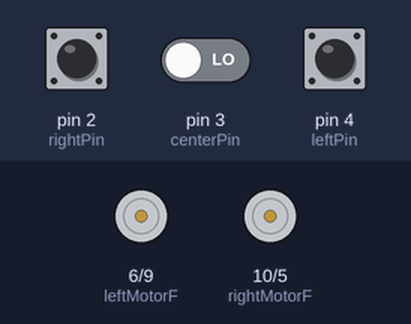
This sketch was run on a simulated Arduino Uno, built with avr-gcc and run on an emulated ATmega328P. Parts: motor-driver pin pairs drawn as motors (green arrow = first pin HIGH = forward, orange = second pin HIGH = backward, longer = more drive). The test bench sets the inputs (shaded band); at power-on: pin 2 (rightPin) LOW, pin 4 (leftPin) LOW, pin 3 (centerPin) LOW.

Above: at 1.2 s.
1.3 s: pin 2 (rightPin) pulled HIGH for 0.15 s
At 1.37 s:
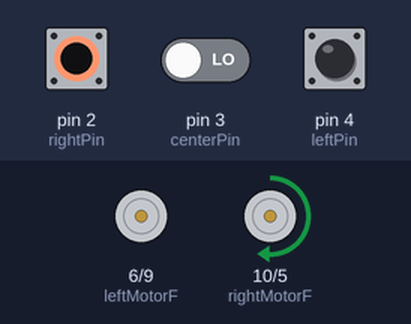
2.9 s: pin 4 (leftPin) pulled HIGH for 0.15 s
At 2.97 s:
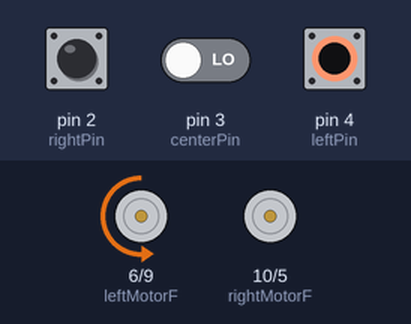
4.5 s: pin 4 (leftPin) pulled HIGH for 3.2 s
At 8.8 s:
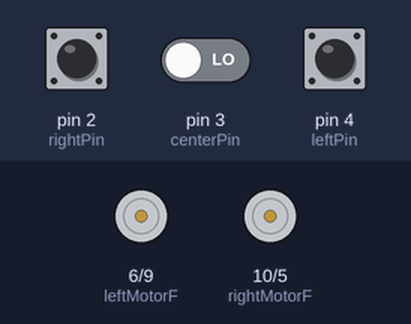
9.2 s: pin 2 (rightPin) pulled HIGH for 1 s
At 10.0 s:
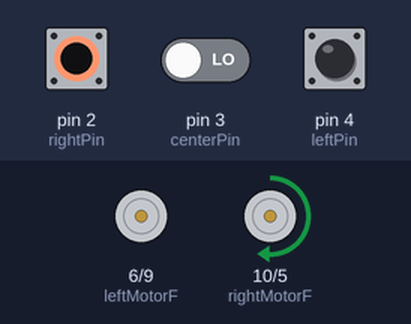
11.7 s: pin 2 (rightPin) pulled HIGH for 3.2 s
At 15.5 s:
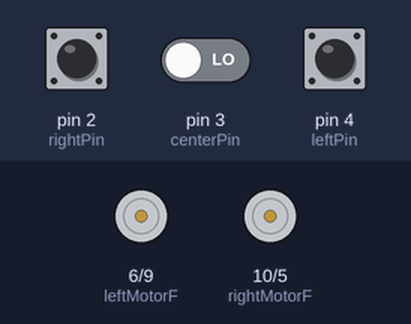
16.4 s: pin 2 (rightPin) driven HIGH and pin 4 (leftPin) driven HIGH
At 17.8 s:
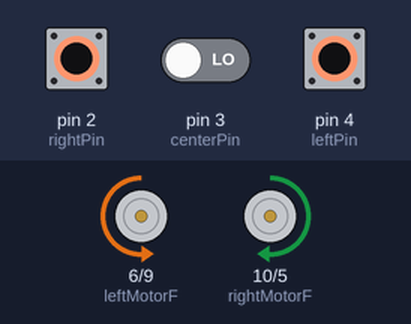
Timing chart, 0 to 18.9 s (numbered marks = the images above; inputs shaded):
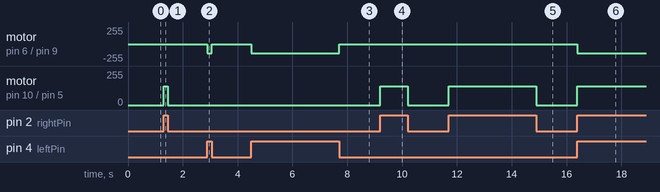

The sketch:

lineFollower.ino
```cpp
//setting the sensors pins
int rightPin=2;
int centerPin=3;
int leftPin=4;
//setting the motors driver pins
int rightMotorF=10;
int rightMotorB=5;
int leftMotorF=6;
int leftMotorB=9;
//stop both motors
void Stop(){
  analogWrite(rightMotorF, 0);
  analogWrite(leftMotorB, 0);
  analogWrite(rightMotorF, 0);
  analogWrite(leftMotorB, 0);
}
//move both motors forward
void Forward(){
  analogWrite(rightMotorF, 140);
  analogWrite(leftMotorB, 140);
  analogWrite(rightMotorF, 140);
  analogWrite(leftMotorB, 140);
}
//move both motors backwards
void Backward(){
  analogWrite(rightMotorF, 0);
  analogWrite(leftMotorB, 0);
  analogWrite(rightMotorF, 140);
  analogWrite(leftMotorB, 140);
}
//move the right motor forward to turn right
void Right(){
  analogWrite(rightMotorF, 140);
  analogWrite(leftMotorB, 0);
  analogWrite(rightMotorF, 140);
  analogWrite(leftMotorB, 0);
}
//move the left motor forward to turn left
void Left(){
  analogWrite(rightMotorF, 0);
  analogWrite(leftMotorB, 140);
  analogWrite(rightMotorF, 0);
  analogWrite(leftMotorB, 140);
}

// the setup routine runs once when you press reset:
void setup() {
  // set the sensors pins mode to inputs
  pinMode(rightPin, INPUT);
  pinMode(centerPin, INPUT);
  pinMode(leftPin, INPUT);
  // set the motors driver pins mode to outputs
  pinMode(rightMotorF, OUTPUT);
  pinMode(rightMotorB, OUTPUT);
  pinMode(leftMotorF, OUTPUT);
  pinMode(leftMotorB, OUTPUT);
}

// the loop routine runs over and over again forever:
void loop() {
  //read the sensors state
  int rightState = digitalRead(rightPin);
  int centerState = digitalRead(centerPin);
  int leftState = digitalRead(leftPin);
  if (rightState==HIGH && centerState==LOW && leftState==HIGH){
  	Forward();
  }
  else if (rightState==LOW && leftState==HIGH){
  	Left();
  }
  else if (rightState==HIGH && leftState==LOW){
  	Right();
  }
  else {
  	Stop();
  }
}
```

Measured:
- after the input at 1.3 s, motor on pin 10 (rightMotorF) / pin 5 (rightMotorB): stopped → forward 140/255 at once, → stopped 0.15 s later
- after the input at 2.9 s, motor on pin 6 (leftMotorF) / pin 9 (leftMotorB): stopped → backward 140/255 at once, → stopped 0.15 s later
- after the input at 4.5 s, motor on pin 6 (leftMotorF) / pin 9 (leftMotorB): stopped → backward 140/255 at once, → stopped 3.2 s later
- after the input at 9.2 s, motor on pin 10 (rightMotorF) / pin 5 (rightMotorB): stopped → forward 140/255 at once, → stopped 1.0 s later
- after the input at 11.7 s, motor on pin 10 (rightMotorF) / pin 5 (rightMotorB): stopped → forward 140/255 at once, → stopped 3.2 s later
- after the input at 16.4 s, motor on pin 6 (leftMotorF) / pin 9 (leftMotorB): stopped → backward 140/255 at once; motor on pin 10 (rightMotorF) / pin 5 (rightMotorB): stopped → forward 140/255 at once
